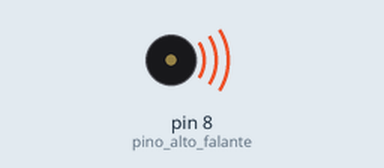
This sketch was run on a simulated Arduino Uno, built with avr-gcc and run on an emulated ATmega328P. On the bench: buzzer (waves = sounding).

Above: at 0.1 s.
At 17.6 s:
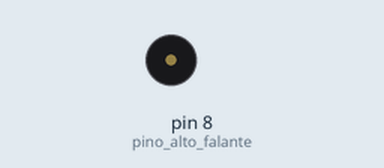
Timing chart, 0 to 19.1 s (numbered marks = the images above):
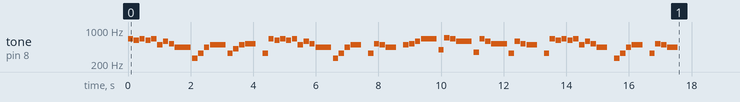

The sketch:

musica.ino
```cpp
// (licence header left out)
#define NOTA_C4  262
#define NOTA_E4  330
#define NOTA_F4  349
#define NOTA_G4  392
#define NOTA_GS4 415
#define NOTA_A4  440
#define NOTA_B4  494
#define NOTA_C5  523
#define NOTA_D5  587
#define NOTA_DS5 622
#define NOTA_E5  659
#define NOTA_F5  698
#define PAUSA      0

// Poco moto, que é 80 BPM
int andamento = 80;

// Pino que o alto-falante está
int pino_alto_falante = 8;

const int musica[] PROGMEM = {
  // O compasso é 3/8
  // notas da composição
  //
  // 4  = semínima
  // 8  = colcheia
  // 16 = semicolcheia
  // -8 = colcheia pontuada

  // === SEÇÃO A ===
  // Compasso 1
  NOTA_E5,  16,
  NOTA_DS5, 16,

  // Compasso 2
  NOTA_E5,  16,
  NOTA_DS5, 16,
  NOTA_E5,  16,
  NOTA_B4,  16,
  NOTA_D5,  16,
  NOTA_C5,  16,

  // Compasso 3
  NOTA_A4,  -8,
  NOTA_C4,  16,
  NOTA_E4,  16,
  NOTA_A4,  16,

  // Compasso 4
  NOTA_B4,  -8,
  NOTA_E4,  16,
  NOTA_GS4, 16,
  NOTA_B4,  16,

  // Compasso 5
  NOTA_C5,   8,
  PAUSA,    16,
  NOTA_E4,  16,
  NOTA_E5,  16,
  NOTA_DS5, 16,

  // Compasso 6
  NOTA_E5,  16,
  NOTA_DS5, 16,
  NOTA_E5,  16,
  NOTA_B4,  16,
  NOTA_D5,  16,
  NOTA_C5,  16,

  // Compasso 7
  NOTA_A4,  -8,
  NOTA_C4,  16,
  NOTA_E4,  16,
  NOTA_A4,  16,

  // Compasso 8
  NOTA_B4,   8,
  PAUSA,    16,
  NOTA_E4,  16,
  NOTA_C5,  16,
  NOTA_B4,  16,

  // Compasso 9
  NOTA_A4,   8,
  PAUSA,    16,
  NOTA_B4,  16,
  NOTA_C5,  16,
  NOTA_D5,  16,

  // === SEÇÃO B ===
  // Compasso 10
  NOTA_E5,  -8,
  NOTA_G4,  16,
  NOTA_F5,  16,
  NOTA_E5,  16,

  // Compasso 11
  NOTA_D5,  -8,
  NOTA_F4,  16,
  NOTA_E5,  16,
  NOTA_D5,  16,

  // Compasso 12
  NOTA_C5,  -8,
  NOTA_E4,  16,
  NOTA_D5,  16,
  NOTA_C5,  16,

  // Compasso 13
  NOTA_B4,   8,
  PAUSA,    16,
  NOTA_E4,  16,
  NOTA_E5,  16,
  NOTA_DS5, 16,

  // Compasso 14
  NOTA_E5,  16,
  NOTA_DS5, 16,
  NOTA_E5,  16,
  NOTA_B4,  16,
  NOTA_D5,  16,
  NOTA_C5,  16,

  // Compasso 15
  NOTA_A4,   8,
  PAUSA,    16,
  NOTA_C4,  16,
  NOTA_E4,  16,
  NOTA_A4,  16,

  // Compasso 16
  NOTA_B4,   8,
  PAUSA,    16,
  NOTA_E4,  16,
  NOTA_C5,  16,
  NOTA_B4,  16,

  // Compasso 17
  NOTA_A4,    8
};

// Número de notas
int numero_notas = sizeof(musica) / sizeof(musica[0]) / 2;

// Duração de uma semibreve em ms
int duracao_semibreve = (60000 * 4) / andamento;

int divisor = 0;
int duracao_nota = 0;

void setup() {

  for (int indice_nota = 0; indice_nota < numero_notas * 2; indice_nota += 2) {

    // Lê a duração
    divisor = pgm_read_word_near(musica + indice_nota + 1);

    if (divisor > 0) {

      // Nota normal
      duracao_nota = duracao_semibreve / divisor;

    } else if (divisor < 0) {

      // Nota pontuada
      duracao_nota = duracao_semibreve / abs(divisor);
      duracao_nota *= 1.5;
    }

    // Toca a nota por 90% da duração
    tone(
      pino_alto_falante,
      pgm_read_word_near(musica + indice_nota),
      duracao_nota * 0.9
    );

    // Espera a duração completa
    delay(duracao_nota);

    // Para antes da próxima nota
    noTone(pino_alto_falante);
  }
}

void loop() {
  // Não repete

  // Seria bom ter um botão que repete a música,
  // fica como uma correção futura.
}
```
